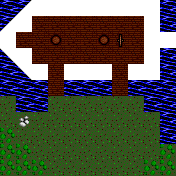

The image is a tile-based game level rendered from a .tmx file. Its description and complete source (layers, tilesets, objects, tile grids) follow:
An orthogonal 11x11 tile map with 16x16 px tiles, 1 tile layer (Map Layer) and 24 objects (24x position).

<map version="1.0" orientation="orthogonal" width="11" height="11" tilewidth="16" tileheight="16" backgroundcolor="#000000">
<tileset firstgid="1" name="shorship.con" tilewidth="16" tileheight="16">
<image source="tiles.png" width="256" height="256" />
</tileset>
<layer name="Map Layer" width="11" height="11">
<data encoding="csv">
242,182,167,167,167,167,167,167,167,167,242,
182,167,217,217,217,217,217,217,217,167,242,
167,217,217,233,217,217,233,250,217,167,167,
216,167,217,217,217,217,217,217,217,167,242,
242,216,167,217,167,167,167,217,167,167,242,
242,242,242,217,242,242,242,217,242,242,242,
226,242,242,226,226,226,226,226,226,242,242,
226,81,226,226,226,226,226,226,226,226,242,
243,226,226,226,226,226,226,226,226,226,242,
243,243,226,226,226,226,226,226,226,226,243,
243,243,243,226,226,226,226,226,226,243,243
</data>
</layer>
<objectgroup name="Monster Positions" width="11" height="11">
<object name="position" type="position" x="32" y="48" width="16" height="16">
<properties>
<property name="index" value="0" />
<property name="startX" value="2" />
<property name="startY" value="3" />
</properties>
</object>
<object name="position" type="position" x="48" y="48" width="16" height="16">
<properties>
<property name="index" value="1" />
<property name="startX" value="3" />
<property name="startY" value="3" />
</properties>
</object>
<object name="position" type="position" x="80" y="48" width="16" height="16">
<properties>
<property name="index" value="2" />
<property name="startX" value="5" />
<property name="startY" value="3" />
</properties>
</object>
<object name="position" type="position" x="112" y="48" width="16" height="16">
<properties>
<property name="index" value="3" />
<property name="startX" value="7" />
<property name="startY" value="3" />
</properties>
</object>
<object name="position" type="position" x="128" y="48" width="16" height="16">
<properties>
<property name="index" value="4" />
<property name="startX" value="8" />
<property name="startY" value="3" />
</properties>
</object>
<object name="position" type="position" x="16" y="32" width="16" height="16">
<properties>
<property name="index" value="5" />
<property name="startX" value="1" />
<property name="startY" value="2" />
</properties>
</object>
<object name="position" type="position" x="32" y="32" width="16" height="16">
<properties>
<property name="index" value="6" />
<property name="startX" value="2" />
<property name="startY" value="2" />
</properties>
</object>
<object name="position" type="position" x="64" y="32" width="16" height="16">
<properties>
<property name="index" value="7" />
<property name="startX" value="4" />
<property name="startY" value="2" />
</properties>
</object>
<object name="position" type="position" x="80" y="32" width="16" height="16">
<properties>
<property name="index" value="8" />
<property name="startX" value="5" />
<property name="startY" value="2" />
</properties>
</object>
<object name="position" type="position" x="128" y="32" width="16" height="16">
<properties>
<property name="index" value="9" />
<property name="startX" value="8" />
<property name="startY" value="2" />
</properties>
</object>
<object name="position" type="position" x="32" y="16" width="16" height="16">
<properties>
<property name="index" value="10" />
<property name="startX" value="2" />
<property name="startY" value="1" />
</properties>
</object>
<object name="position" type="position" x="48" y="16" width="16" height="16">
<properties>
<property name="index" value="11" />
<property name="startX" value="3" />
<property name="startY" value="1" />
</properties>
</object>
<object name="position" type="position" x="64" y="16" width="16" height="16">
<properties>
<property name="index" value="12" />
<property name="startX" value="4" />
<property name="startY" value="1" />
</properties>
</object>
<object name="position" type="position" x="96" y="16" width="16" height="16">
<properties>
<property name="index" value="13" />
<property name="startX" value="6" />
<property name="startY" value="1" />
</properties>
</object>
<object name="position" type="position" x="112" y="16" width="16" height="16">
<properties>
<property name="index" value="14" />
<property name="startX" value="7" />
<property name="startY" value="1" />
</properties>
</object>
<object name="position" type="position" x="128" y="16" width="16" height="16">
<properties>
<property name="index" value="15" />
<property name="startX" value="8" />
<property name="startY" value="1" />
</properties>
</object>
</objectgroup>
<objectgroup name="Player Positions" width="11" height="11">
<object name="position" type="position" x="112" y="112" width="16" height="16">
<properties>
<property name="index" value="0" />
<property name="startX" value="7" />
<property name="startY" value="7" />
</properties>
</object>
<object name="position" type="position" x="48" y="112" width="16" height="16">
<properties>
<property name="index" value="1" />
<property name="startX" value="3" />
<property name="startY" value="7" />
</properties>
</object>
<object name="position" type="position" x="64" y="128" width="16" height="16">
<properties>
<property name="index" value="2" />
<property name="startX" value="4" />
<property name="startY" value="8" />
</properties>
</object>
<object name="position" type="position" x="96" y="128" width="16" height="16">
<properties>
<property name="index" value="3" />
<property name="startX" value="6" />
<property name="startY" value="8" />
</properties>
</object>
<object name="position" type="position" x="32" y="128" width="16" height="16">
<properties>
<property name="index" value="4" />
<property name="startX" value="2" />
<property name="startY" value="8" />
</properties>
</object>
<object name="position" type="position" x="128" y="128" width="16" height="16">
<properties>
<property name="index" value="5" />
<property name="startX" value="8" />
<property name="startY" value="8" />
</properties>
</object>
<object name="position" type="position" x="48" y="144" width="16" height="16">
<properties>
<property name="index" value="6" />
<property name="startX" value="3" />
<property name="startY" value="9" />
</properties>
</object>
<object name="position" type="position" x="112" y="144" width="16" height="16">
<properties>
<property name="index" value="7" />
<property name="startX" value="7" />
<property name="startY" value="9" />
</properties>
</object>
</objectgroup>
</map>
